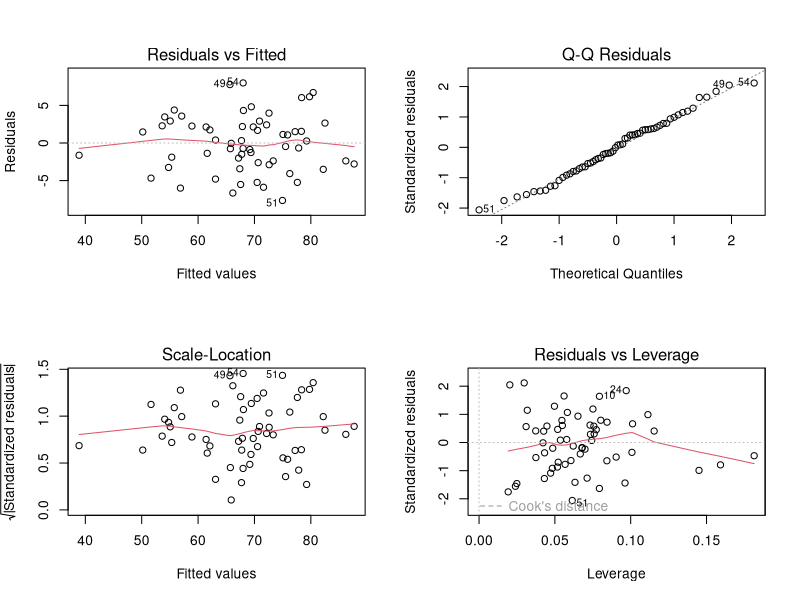

Write R code to recreate this figure.
## ---- chunk 1
knitr::opts_chunk$set(echo = TRUE)
## ---- chunk 2
set.seed(42)
n <- 60

# Predictors
leaf_area <- rnorm(n, 8, 2.5)
nitrogen  <- rnorm(n, 3.2, 0.8)
days      <- runif(n, 14, 56)

# Response: chlorophyll (SPAD units), influenced by all three
chlorophyll <- 15 + 2.1 * leaf_area + 8.4 * nitrogen + 0.3 * days +
               rnorm(n, 0, 4)

arabidopsis <- data.frame(chlorophyll, leaf_area, nitrogen, days)

head(arabidopsis)
## ---- chunk 3
# Fit multiple regression
model_full <- lm(chlorophyll ~ leaf_area + nitrogen + days,
                 data = arabidopsis)
summary(model_full)
## ---- chunk 4
# Is `days` a useful predictor, or is it noise?
model_reduced <- lm(chlorophyll ~ leaf_area + nitrogen, data = arabidopsis)

# Compare with ANOVA (nested model comparison)
anova(model_reduced, model_full)
## ---- chunk 5
# AIC: lower = better model (balances fit vs complexity)
AIC(model_reduced, model_full)
## ---- chunk 6
# Stepwise model selection using AIC (automated)
library(MASS)
model_step <- stepAIC(model_full, direction = "both", trace = FALSE)
summary(model_step)
## ---- chunk 7
# Check pairwise correlations among predictors
cor(arabidopsis[, c("leaf_area", "nitrogen", "days")])
## ---- chunk 8
# Variance Inflation Factor (VIF) — formal multicollinearity measure
# install.packages("car")
library(car)
vif(model_full)
## ---- chunk 9
# Demonstrate multicollinearity problem with highly correlated predictors
set.seed(7)
x1   <- rnorm(50)
x2   <- x1 + rnorm(50, 0, 0.2)   # x2 almost identical to x1
y_mc <- 2 * x1 + rnorm(50)

model_mc <- lm(y_mc ~ x1 + x2)
summary(model_mc)

cat("\nVIF:\n")
vif(model_mc)
## ---- chunk 10
par(mfrow = c(2, 2))
plot(model_full)
par(mfrow = c(1, 1))
## ---- chunk 11
# Add a categorical predictor: growth condition (greenhouse vs field)
arabidopsis$condition <- factor(rep(c("Greenhouse", "Field"), each = 30))
arabidopsis$chlorophyll[arabidopsis$condition == "Field"] <-
  arabidopsis$chlorophyll[arabidopsis$condition == "Field"] - 5

# R automatically creates a dummy variable (0/1) for categorical predictors
model_with_condition <- lm(chlorophyll ~ leaf_area + nitrogen + days + condition,
                           data = arabidopsis)
summary(model_with_condition)
